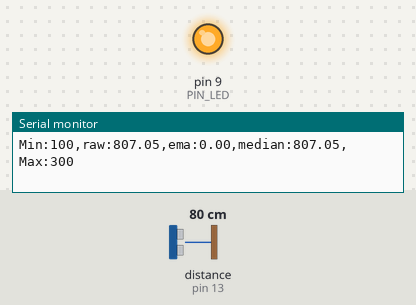
A sketch run on a simulated Arduino Uno, built with avr-gcc and run on an emulated ATmega328P. On the bench: output pins drawn as LEDs (lit = HIGH), the last lines printed to the serial monitor. Wiring (inferred from the names in the program): ultrasonic range finder: trigger pin 12; echo pin 13. Inputs (shaded band) come from the test bench; at power-on: distance to the obstacle (sensor on pin 13) 80 cm. The echo pulse lasts 58.3 µs per cm; pins used as bus, display or sensor lines are not drawn.

Above: at 1.2 s.
1.3 s: distance to the obstacle (sensor on pin 13) set to 34 cm
2.8 s: distance to the obstacle (sensor on pin 13) set to 27 cm
At 4.0 s:
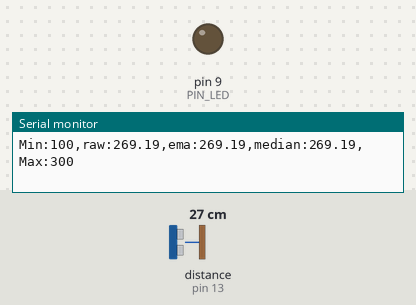
4.3 s: distance to the obstacle (sensor on pin 13) set to 2 cm
At 5.4 s:
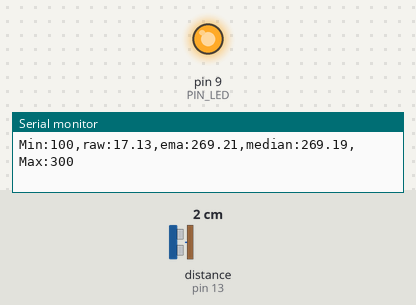
5.8 s: distance to the obstacle (sensor on pin 13) set to 18 cm
At 6.5 s:
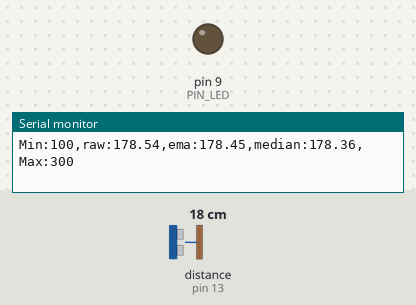
Timing chart, 0 to 8.3 s (numbered marks = the images above; inputs shaded):
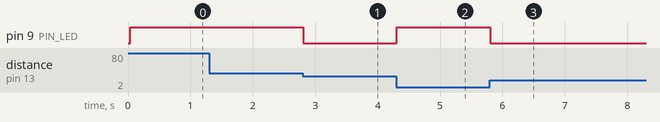

Measured:
- the behaviour switches between 31 and 30 cm on distance to the obstacle (sensor on pin 13) (found by bisection; images 0 and 1)
- after the input at 2.8 s, pin 9 (PIN_LED): HIGH → LOW at once
- after the input at 4.3 s, pin 9 (PIN_LED): LOW → HIGH at once
- after the input at 5.8 s, pin 9 (PIN_LED): HIGH → LOW at once

The sketch:

09_example_2.ino
```cpp
// Arduino pin assignment
#define PIN_LED  9
#define PIN_TRIG 12
#define PIN_ECHO 13

// configurable parameters
#define SND_VEL 346.0
#define INTERVAL 25
#define PULSE_DURATION 10
#define _DIST_MIN 100
#define _DIST_MAX 300
#define TIMEOUT ((INTERVAL / 2) * 1000.0)
#define SCALE (0.001 * 0.5 * SND_VEL)

// ====== 필터 파라미터 ======
#define N 3            // <- 3, 10, 30 으로 바꿔가며 테스트
#define _EMA_ALPHA 0.3    // 0~1 (1이면 EMA 효과 없음)

// globals
unsigned long last_sampling_time;
float samples[N];
int   idx = 0;
bool  filled = false;
bool  ema_inited = false;
float dist_ema = 0.0;

// === USS 측정 함수 ===
float USS_measure(int TRIG, int ECHO) {
  digitalWrite(TRIG, HIGH);
  delayMicroseconds(PULSE_DURATION);
  digitalWrite(TRIG, LOW);
  return pulseIn(ECHO, HIGH, TIMEOUT) * SCALE; // unit: mm
}

// === 중위수 계산 함수 ===
// (VLA 제거: 고정 길이 배열 N 사용)
float getMedian(const float* buf, int size) {
  float a[N];
  for (int i = 0; i < size; i++) a[i] = buf[i];

  // 간단한 선택 정렬
  for (int i = 0; i < size - 1; i++) {
    int m = i;
    for (int j = i + 1; j < size; j++) {
      if (a[j] < a[m]) m = j;
    }
    if (m != i) { float t = a[i]; a[i] = a[m]; a[m] = t; }
  }

  return (size % 2) ? a[size / 2] : (a[size / 2 - 1] + a[size / 2]) * 0.5f;
}

void setup() {
  pinMode(PIN_LED, OUTPUT);
  pinMode(PIN_TRIG, OUTPUT);
  pinMode(PIN_ECHO, INPUT);
  digitalWrite(PIN_TRIG, LOW);
  Serial.begin(57600);

  last_sampling_time = millis();  // 초기화
}

void loop() {
  if (millis() < last_sampling_time + INTERVAL) return;

  float dist_raw = USS_measure(PIN_TRIG, PIN_ECHO);

  // 유효 범위 체크 (직전 유효값 사용 금지)
  bool valid = (dist_raw >= _DIST_MIN && dist_raw <= _DIST_MAX);

  // EMA 업데이트: 유효 샘플일 때만
  if (valid) {
    if (!ema_inited) { dist_ema = dist_raw; ema_inited = true; }
    else             { dist_ema = _EMA_ALPHA * dist_raw + (1.0 - _EMA_ALPHA) * dist_ema; }

    // median 버퍼에 유효 샘플 저장
    samples[idx++] = dist_raw;
    if (idx >= N) { idx = 0; filled = true; }
  }

  // median 계산 (버퍼 채운 만큼)
  int count = filled ? N : idx;
  float dist_median = (count > 0) ? getMedian(samples, count) : dist_raw;

  // ===== 시리얼 플로터 출력 (19 도전과제 형식 일치) =====
  const float cap = (float)_DIST_MAX + 100.0f;
  Serial.print("Min:");     Serial.print(_DIST_MIN);
  Serial.print(",raw:");    Serial.print(dist_raw);
  Serial.print(",ema:");    Serial.print(dist_ema);
  Serial.print(",median:"); Serial.print(dist_median);
  Serial.print(",Max:");    Serial.print(_DIST_MAX);
  Serial.println("");

  // LED 표시 (유효 시 ON, 무효 시 OFF)
  digitalWrite(PIN_LED, valid ? LOW : HIGH);

  last_sampling_time += INTERVAL;
}
```
